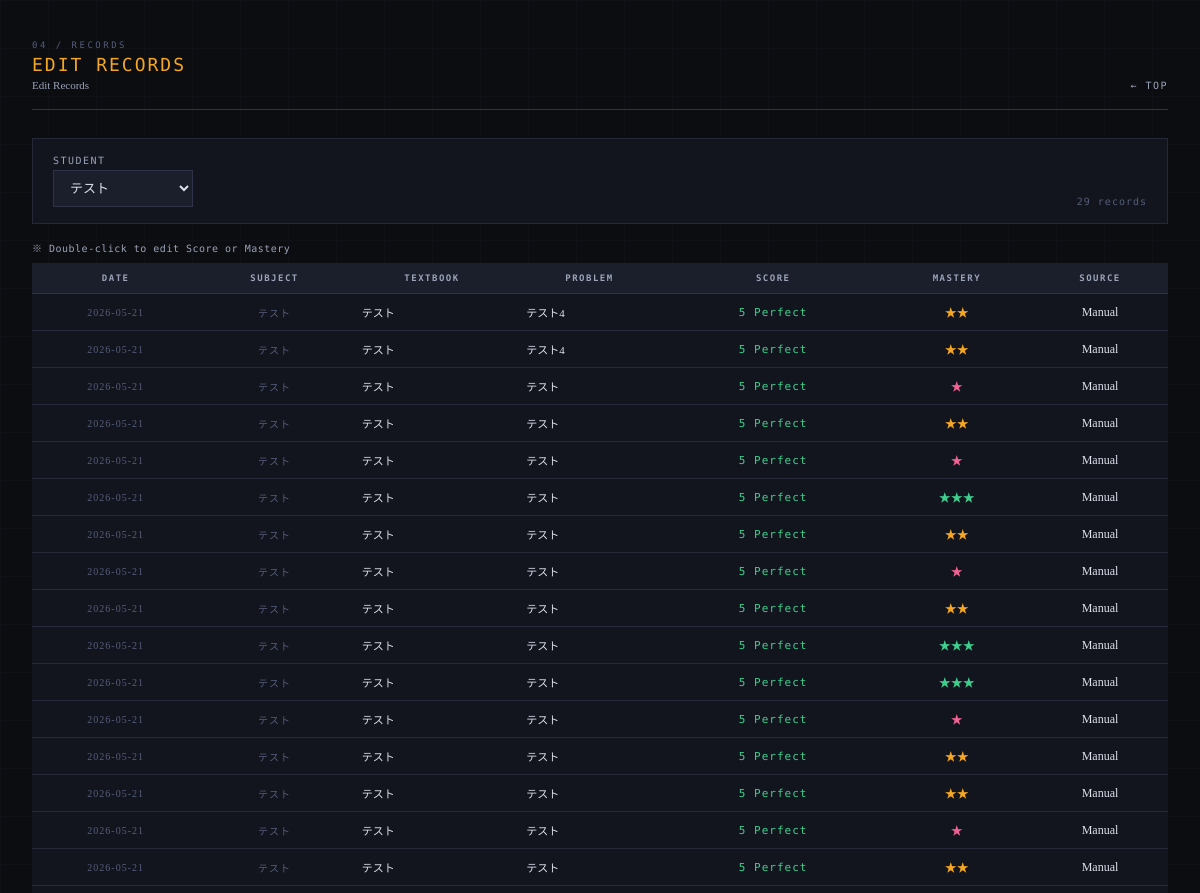
Before: /record/list (upper part) with the older database file.
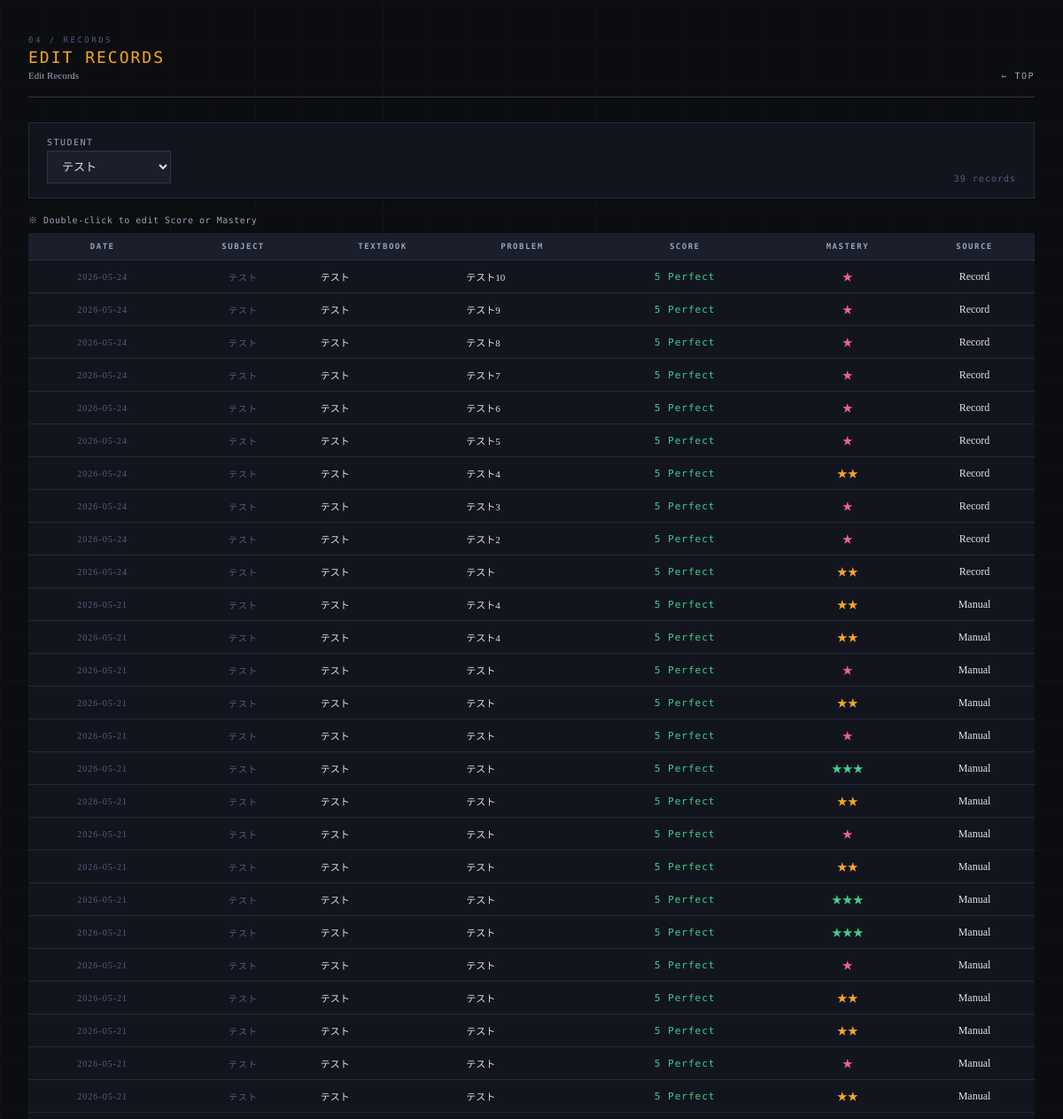
After: the same page with the newer database file.
### tables this page shows
CREATE TABLE history (
            history_id INTEGER PRIMARY KEY AUTOINCREMENT,
            student_id TEXT NOT NULL,
            problem_id INTEGER NOT NULL,
            date TEXT NOT NULL,
            correct INTEGER NOT NULL,
            mastery INTEGER NOT NULL,
            category TEXT NOT NULL, score INTEGER DEFAULT 5,
            FOREIGN KEY (student_id) REFERENCES students(student_id),
            FOREIGN KEY (problem_id) REFERENCES problems(problem_id)
        );

CREATE TABLE problems (
            problem_id INTEGER PRIMARY KEY AUTOINCREMENT,
            subject TEXT NOT NULL,
            textbook TEXT NOT NULL,
            problem_number TEXT NOT NULL,
            importance TEXT NOT NULL,
            type TEXT NOT NULL
        , instruction TEXT, difficulty INTEGER DEFAULT 3, review_value INTEGER DEFAULT 3, estimated_minutes INTEGER DEFAULT 15, textbook_id INTEGER, section_id INTEGER, order_in_textbook INTEGER, total_minutes INTEGER DEFAULT NULL);

### app.py (the view)
@app.route("/record/list")
def record_list():
    conn = get_connection()
    c = conn.cursor()
    c.execute("SELECT * FROM students ORDER BY student_id")
    students = c.fetchall()
    student_id = request.args.get("student_id",
                  students[0]["student_id"] if students else None)
    records = []
    if student_id:
        c.execute("""
            SELECT h.history_id, h.date, h.correct, h.mastery, h.category,
               h.score,
                   p.subject, p.textbook, p.problem_number
            FROM history h
            JOIN problems p ON h.problem_id = p.problem_id
            WHERE h.student_id = ?
            ORDER BY h.date DESC, h.history_id DESC
            LIMIT 100
        """, (student_id,))
        records = c.fetchall()
    conn.close()
    return render_template("record_list.html", students=students,
                           records=records, selected_student=student_id)

### app.py (called while the page is built)
@app.template_filter("cat_en")
def cat_en_filter(v):
    return CAT_EN.get(v, v)

### database.py (called while the page is built)
def get_connection():
    conn = sqlite3.connect(DB_PATH)
    conn.row_factory = sqlite3.Row
    return conn

### templates/record_list.html (shortened to what this page needs)
<!DOCTYPE html>
<html lang="ja">
<head>
</head>
<body>
<div class="container">
  <div class="page-header fade-in">
    <div>
      <div class="page-label">04 / Records</div>
      <div class="page-title" style="color:#f5a623;">Edit Records</div>
      <div class="page-title-ja">Edit Records</div>
    </div>
    <a class="page-header-back" href="/">TOP</a>
  </div>
  <div class="filter-bar fade-in">
    <form method="GET" style="display:contents;">
      <div>
        <label>Student</label>
        <select name="student_id" onchange="this.form.submit()" style="min-width:140px;">
          {%- for s in students %}
          <option value="{{ s.student_id }}"
            {%- if s.student_id == selected_student %} selected{%- endif %}>
            {{ s.name }}
          </option>
          {%- endfor %}
        </select>
      </div>
    </form>
    <span class="meta-text" style="margin-left:auto;">{{ records|length }} records</span>
  </div>
  <div style="font-family:'DM Mono',monospace;font-size:10px;color:var(--text-muted);
    margin-bottom:8px;letter-spacing:0.5px;">
    ※ Double-click to edit Score or Mastery
  </div>
  <div class="fade-in" style="overflow-x:auto;">
  <table class="data-table">
    <thead>
      <tr>
        <th>Date</th><th>Subject</th><th>Textbook</th><th>Problem</th>
        <th>Score</th><th>Mastery</th><th>Source</th>
      </tr>
    </thead>
    <tbody>
    {%- for r in records %}
    <tr id="hrow-{{ r.history_id }}">
      <td class="meta-text" style="white-space:nowrap;">{{ r.date }}</td>
      <td class="meta-text">{{ r.subject }}</td>
      <td class="left" style="font-size:11px;max-width:160px;overflow:hidden;text-overflow:ellipsis;white-space:nowrap;">
        {{ r.textbook }}
      </td>
      <td class="left" style="font-size:11px;max-width:180px;overflow:hidden;text-overflow:ellipsis;white-space:nowrap;">
        {{ r.problem_number }}
      </td>
      {%- set sc = r.score if r.score else (5 if r.correct == 1 else 1) %}
      <td class="score-cell" data-id="{{ r.history_id }}" data-score="{{ sc }}">
        <span class="editable score-{{ sc }}"
          ondblclick="startScoreEdit(this, {{ r.history_id }}, {{ sc }})"
          style="cursor:pointer;">
          {%- if sc == 5 %}<span style="color:var(--green);font-family:'DM Mono',monospace;font-size:11px;letter-spacing:1px;">5 Perfect</span>
          {%- elif sc == 4 %}<span style="color:var(--blue);font-family:'DM Mono',monospace;font-size:11px;letter-spacing:1px;">4 Good</span>
          {%- elif sc == 3 %}<span style="color:var(--amber);font-family:'DM Mono',monospace;font-size:11px;letter-spacing:1px;">3 Recall</span>
          {%- elif sc == 2 %}<span style="color:var(--rose);font-family:'DM Mono',monospace;font-size:11px;letter-spacing:1px;">2 Retry</span>
          {%- else %}<span style="color:var(--red);font-family:'DM Mono',monospace;font-size:11px;letter-spacing:1px;">1 Failed</span>
          {%- endif %}
        </span>
      </td>
      <td class="mastery-cell" data-id="{{ r.history_id }}" data-mastery="{{ r.mastery }}">
        {%- set m = r.mastery %}
        <span class="editable mastery-{{ m }}"
          ondblclick="startMasteryEdit(this, {{ r.history_id }}, {{ m }})">
          {{ '★' * m }}
        </span>
      </td>
      <td>
        {{ r.category | cat_en }}
      </td>
    </tr>
    {%- endfor %}
    </tbody>
  </table>
  </div>
</div>
</body>
</html>

Changed rows visible on the page:
added history: date "2026-05-24", subject "テスト", textbook "テスト", problem_number "テスト10", shows "5 Perfect", value "★", category|cat_en "Record"
added history: date "2026-05-24", subject "テスト", textbook "テスト", problem_number "テスト9", shows "5 Perfect", value "★", category|cat_en "Record"
added history: date "2026-05-24", subject "テスト", textbook "テスト", problem_number "テスト8", shows "5 Perfect", value "★", category|cat_en "Record"
added history: date "2026-05-24", subject "テスト", textbook "テスト", problem_number "テスト7", shows "5 Perfect", value "★", category|cat_en "Record"
added history: date "2026-05-24", subject "テスト", textbook "テスト", problem_number "テスト6", shows "5 Perfect", value "★", category|cat_en "Record"
added history: date "2026-05-24", subject "テスト", textbook "テスト", problem_number "テスト5", shows "5 Perfect", value "★", category|cat_en "Record"
added history: date "2026-05-24", subject "テスト", textbook "テスト", problem_number "テスト4", shows "5 Perfect", value "★★", category|cat_en "Record", mastery 2 (drawn)
added history: date "2026-05-24", subject "テスト", textbook "テスト", problem_number "テスト3", shows "5 Perfect", value "★", category|cat_en "Record"
added history: date "2026-05-24", subject "テスト", textbook "テスト", problem_number "テスト2", shows "5 Perfect", value "★", category|cat_en "Record"
added history: date "2026-05-24", subject "テスト", textbook "テスト", problem_number "テスト", shows "5 Perfect", value "★★", category|cat_en "Record", mastery 2 (drawn)
Other visible differences:
{{ records|length }}: "29" → "39"
